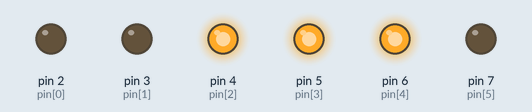
The sketch below on a simulated Arduino Uno, built with avr-gcc and run on an emulated ATmega328P. Parts: output pins drawn as LEDs (lit = HIGH).

Above: at 0.5 s.
At 2.5 s:
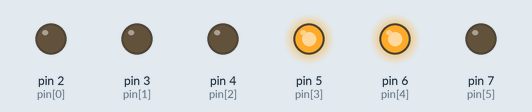
At 4.5 s:
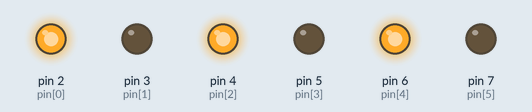
At 8.5 s:
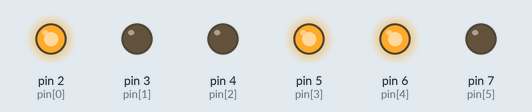
At 10.5 s:
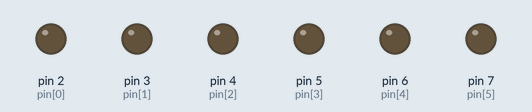
Timing chart, 0 to 15.6 s (numbered marks = the images above):
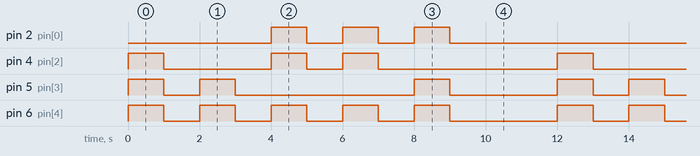

Measured:
- by itself, pin 2 (pin[0]): repeats every 12.0 s: 2 × (LOW 1.0 s, HIGH 1.0 s), LOW 7.0 s, HIGH 1.0 s
- by itself, pin 4 (pin[2]): repeats every 12.0 s: LOW 3.0 s, HIGH 1.0 s, LOW 1.0 s, HIGH 1.0 s, LOW 5.0 s, HIGH 1.0 s
- by itself, pin 5 (pin[3]): repeats every 12.0 s: LOW 1.0 s, HIGH 1.0 s, LOW 5.0 s, HIGH 1.0 s, LOW 3.0 s, HIGH 1.0 s
- by itself, pin 6 (pin[4]): repeats every 12.0 s: 4 × (LOW 1.0 s, HIGH 1.0 s), LOW 3.0 s, HIGH 1.0 s

The sketch:

braille.ino
```cpp
#define _MAXCHARS 4

byte alpha[_MAXCHARS][6] = {
  {4,5,6,0,0,0},//H
  {5,6,0,0,0,0},//E
  {2,4,6,0,0,0},//L
  {2,5,6,0,0,0} //O
};

byte mapping[_MAXCHARS][2] = {
  {'h', 0},
  {'e', 1},
  {'l', 2},
  {'o', 3}
};

byte pin[6] = {2,3,4,5,6,7};

char msg[] = "hello";

void setup() {
  Serial.begin(9600);
  for (int i = 0; i < 6; i++){
    pinMode(pin[i], OUTPUT);
  }
}

void loop() {
  for (int i = 0; i < 5; i++) {
    int pos = getMapIndex(msg[i]);
    braille(pos);
    delay(1000);
    brailleoff();
    delay(1000);
  }
  delay(2000);
}

int getMapIndex(char c){
  int ret = 0;
  int i = 0;
  do {
    if (c == mapping[i][0]) {
      ret = mapping[i][1];
      break;
    }
    i++;
  } while (i < _MAXCHARS);
  return ret;
}

void braille(int pos) {
  for (int i = 0; i < 6; i ++) {
    byte pin = alpha[pos][i];
    if (pin > 0) {
      digitalWrite(pin, HIGH);
    }
  }
}

void brailleoff() {
  for (int i = 0; i < 6; i ++) {
    digitalWrite(pin[i], LOW);
  }
}
```
